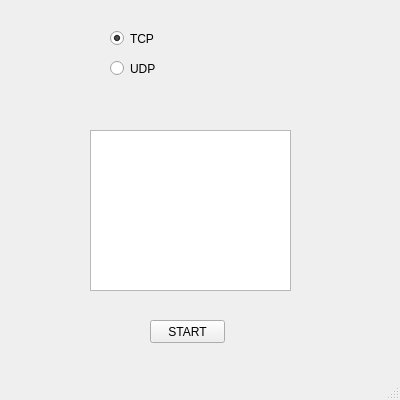
<?xml version="1.0" encoding="UTF-8"?>
<ui version="4.0">
 <class>ServerWindow</class>
 <widget class="QMainWindow" name="ServerWindow">
  <property name="geometry">
   <rect>
    <x>0</x>
    <y>0</y>
    <width>400</width>
    <height>400</height>
   </rect>
  </property>
  <property name="windowTitle">
   <string>Server</string>
  </property>
  <widget class="QWidget" name="centralwidget">
   <widget class="QRadioButton" name="tcpRadio">
    <property name="geometry">
     <rect>
      <x>110</x>
      <y>30</y>
      <width>82</width>
      <height>17</height>
     </rect>
    </property>
    <property name="text">
     <string>TCP</string>
    </property>
    <property name="checked">
     <bool>true</bool>
    </property>
   </widget>
   <widget class="QRadioButton" name="udpRadio">
    <property name="geometry">
     <rect>
      <x>110</x>
      <y>60</y>
      <width>82</width>
      <height>17</height>
     </rect>
    </property>
    <property name="text">
     <string>UDP</string>
    </property>
   </widget>
   <widget class="QPushButton" name="startServerButton">
    <property name="geometry">
     <rect>
      <x>150</x>
      <y>320</y>
      <width>75</width>
      <height>23</height>
     </rect>
    </property>
    <property name="text">
     <string>START</string>
    </property>
   </widget>
   <widget class="QTextEdit" name="textArea">
    <property name="geometry">
     <rect>
      <x>90</x>
      <y>130</y>
      <width>201</width>
      <height>161</height>
     </rect>
    </property>
   </widget>
  </widget>
  <widget class="QMenuBar" name="menubar">
   <property name="geometry">
    <rect>
     <x>0</x>
     <y>0</y>
     <width>400</width>
     <height>21</height>
    </rect>
   </property>
  </widget>
  <widget class="QStatusBar" name="statusbar"/>
 </widget>
 <resources/>
 <connections/>
</ui>
